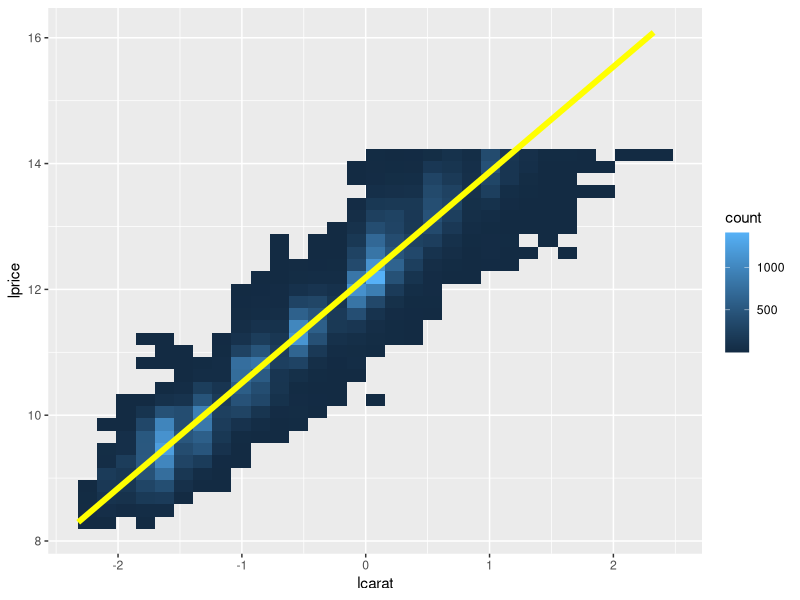
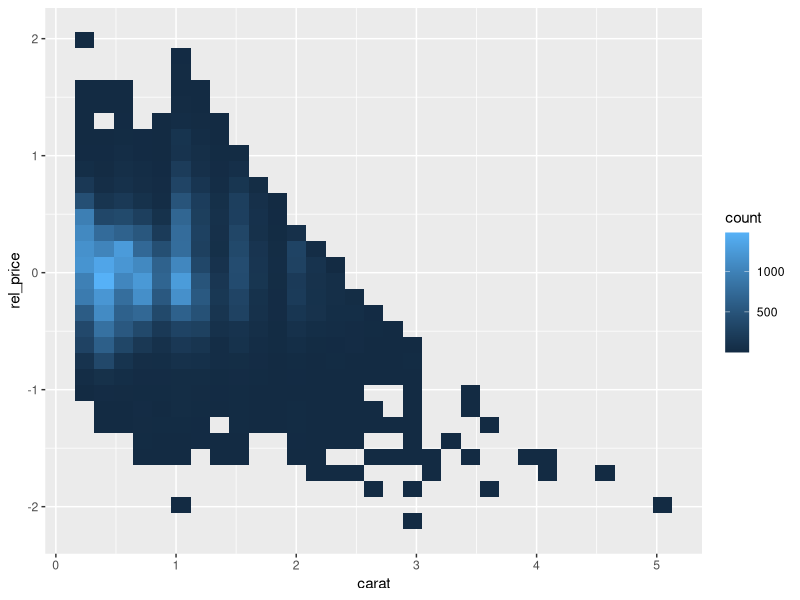
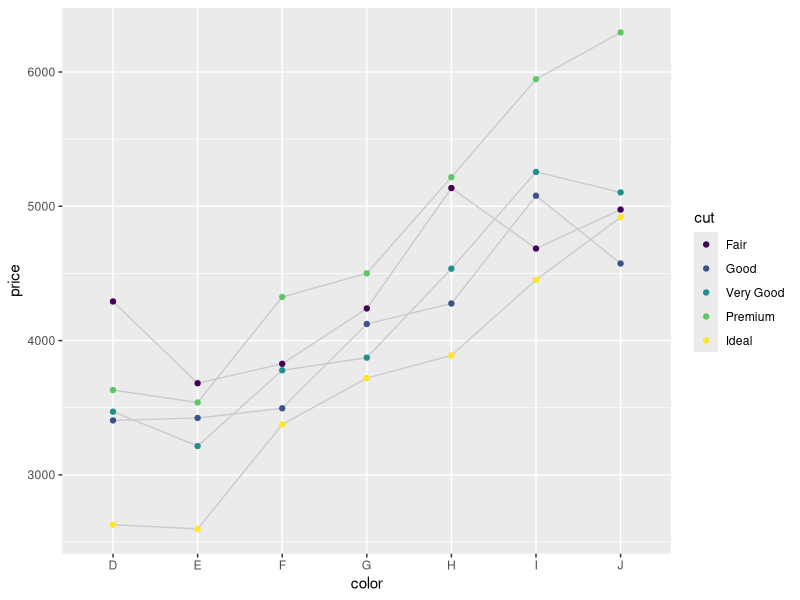
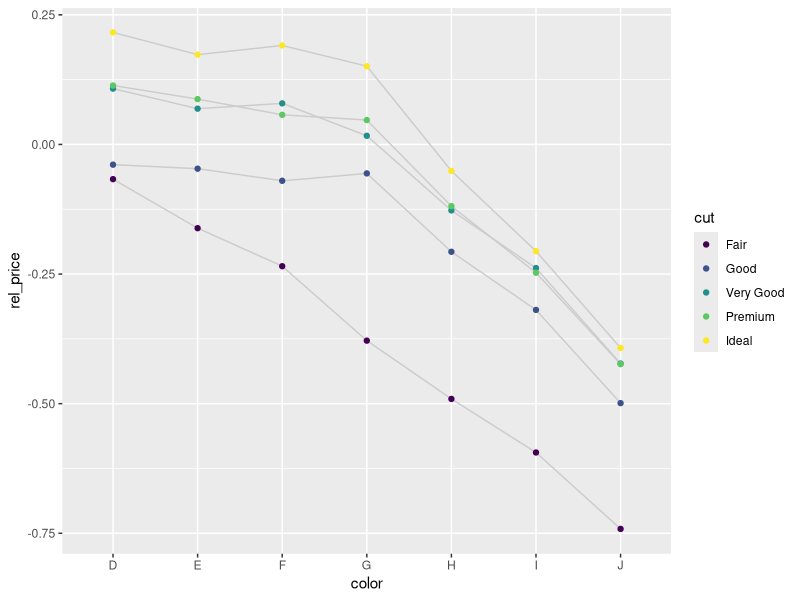
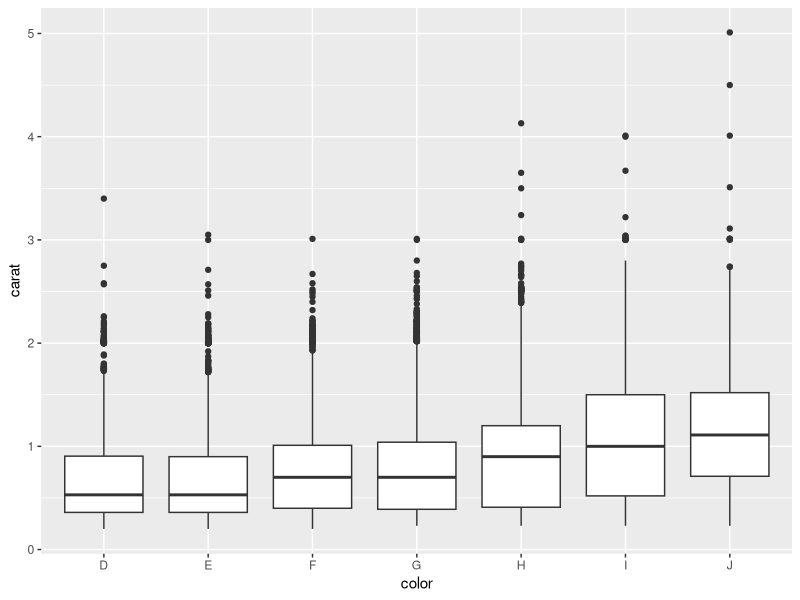
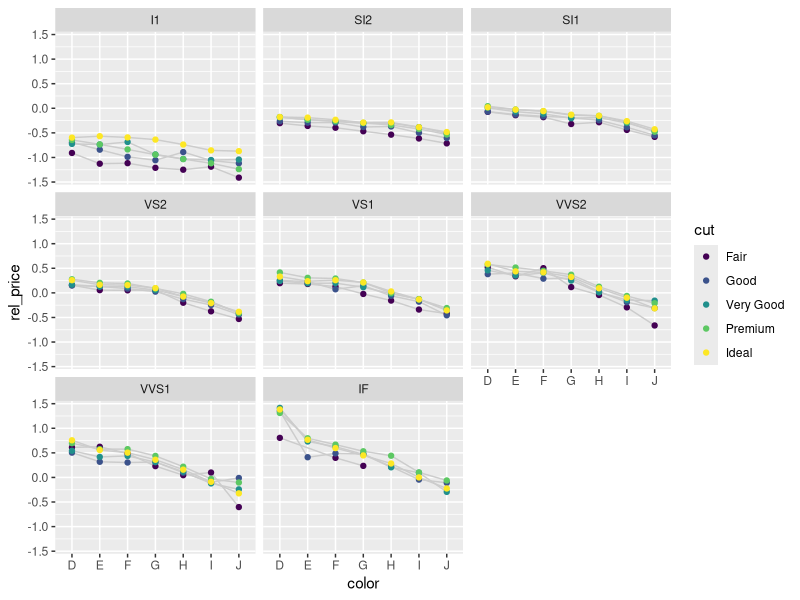
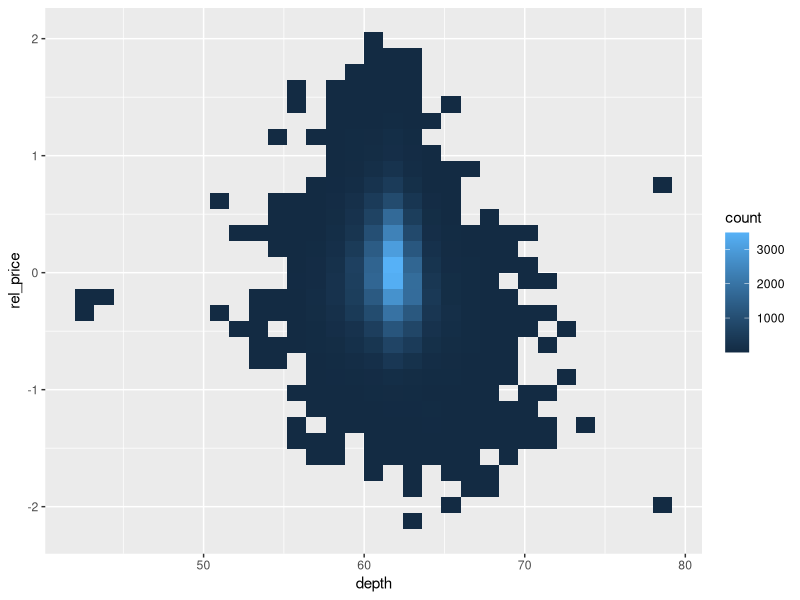
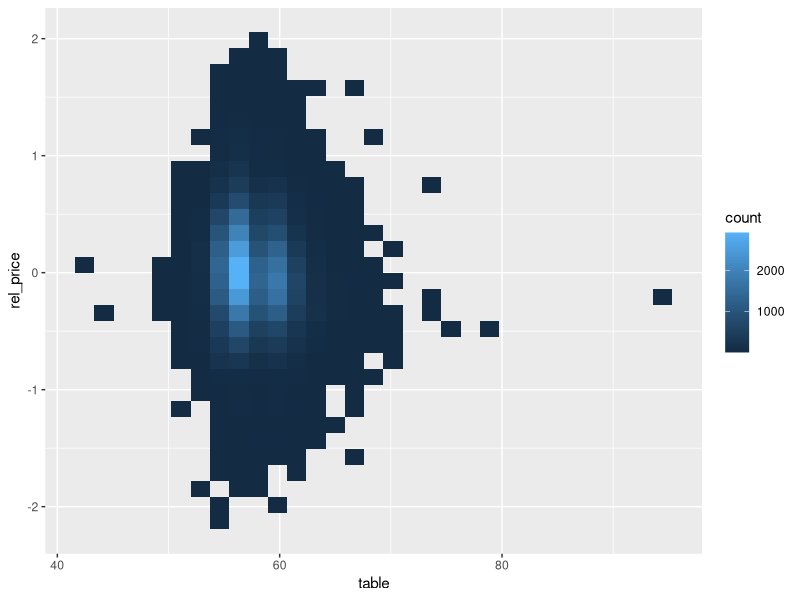

Write the R code that produced these figures, in order. (Note: this script raises an error after producing the figures.)
## ---- chunk 1
knitr::opts_chunk$set(echo = TRUE)
library(ggplot2)
library(magrittr)
library(dplyr)
## ---- chunk 2
diamonds2 <- diamonds %>% 
  mutate(
    lcarat = log2(carat),
    lprice = log2(price)
  )
diamonds2

ggplot(diamonds2, aes(lcarat,lprice)) +
  geom_bin2d() +
  geom_smooth(method="lm",se=FALSE,size=2,color="yellow")
## ---- chunk 3
mod <- lm(lprice ~ lcarat, data=diamonds2)
diamonds2 <- diamonds2 %>% mutate(rel_price = resid(mod))
diamonds2
ggplot(diamonds2,aes(carat,rel_price)) + geom_bin2d()
## ---- chunk 4
color_cut <- diamonds2 %>%
  group_by(color, cut) %>%
  summarize(
    price = mean(price),
    rel_price = mean(rel_price)
  )
color_cut
## ---- chunk 5
ggplot(color_cut, aes(color, price)) +
  geom_line(aes(group=cut), color="grey80") + 
  geom_point(aes(color = cut))
## ---- chunk 6
ggplot(color_cut, aes(color, rel_price)) +
  geom_line(aes(group = cut), color = "grey80") + 
  geom_point(aes(color=cut))
## ---- chunk 7
ggplot(diamonds, aes(color, carat)) + geom_boxplot()

## ---- chunk 8
color_cut_clarity <- diamonds2 %>%
  group_by(color, cut, clarity) %>%
  summarize(
    price = mean(price),
    rel_price = mean(rel_price)
  )
ggplot(color_cut_clarity, aes(color,rel_price)) + 
  geom_line(aes(group=cut), color="grey80") + 
  geom_point(aes(color=cut)) + 
  facet_wrap(~clarity)
## ---- chunk 9
#diamonds2
ggplot(diamonds2,aes(depth,rel_price)) +
  geom_bin2d()
## ---- chunk 10
#diamonds2
ggplot(diamonds2,aes(table,rel_price)) +
  geom_bin2d()
## ---- chunk 11
txhousing

#de-season function:
deseas <- function(x,month){
  resid(lm(x ~ factor(month), na.action = na.exclude))
}

txhousing <- txhousing %>%
  group_by(city) %>%
  mutate(rel_sales = deseas(log(sales), month))

ggplot(txhousing, aes(date,rel_sales)) + 
  geom_line(aes(group=city), alpha = 1/5) +
  #geom_line(stat = "summary", fun.y="mean", color="red")
  geom_smooth(method="loess",se=FALSE)
## ---- chunk 12
ggplot(txhousing, aes(date,rel_sales)) + 
  geom_line(aes(group=city), alpha = 1/5) +
  geom_line(stat = "summary", fun.y="mean", color="red") +
  #geom_smooth(method="loess",se=FALSE) +
  xlim(2008,2012)
## ---- chunk 13
sales2010 <- txhousing %>% filter(year==2010)
sales2010
## ---- chunk 14
summary(txhousing)

#"Months inventory": amount of time it would take to sell all current listings at current pace of sales. 
ggplot(txhousing, aes(date,log(inventory))) + 
  geom_line(aes(group=city), alpha=1/2)

#Total active listings
ggplot(txhousing, aes(date,log(listings))) +
  geom_line(aes(group=city), alpha=1/2)

#Total value of sales
ggplot(txhousing, aes(date,log(volume))) +
  geom_line(aes(group=city), alpha=1/2)

#Median sale price:
ggplot(txhousing, aes(date,log(median))) +
  geom_line(aes(group=city), alpha=1/2)
## ---- chunk 15
numDates <- txhousing %>% 
  summarize(nDates=n_distinct(date)) %>% 
  select(nDates) %>% 
  max()
numDates

cityCnts <- txhousing %>%
  na.omit() %>%
  group_by(city) %>%
  summarize(nComplete=n()) %>%
  mutate(pctComplete=nComplete/numDates)
cityCnts

ggplot(cityCnts, aes(city,pctComplete)) + 
  geom_col() +
  labs(x="City", y="% Complete") + 
  theme(axis.text.x = element_text(angle = 90, hjust = 1))

  
## ---- chunk 16
meanRelSalesData <- txhousing %>%
  group_by(date) %>%
  summarize(meanRelSales = mean(rel_sales, na.rm=TRUE))
meanRelSalesData

ggplot(txhousing, aes(date,rel_sales)) + 
  geom_line(aes(group=city), alpha = 1/5) +
  geom_line(aes(date,meanRelSales),data=meanRelSalesData,color="red")

## ---- chunk 17
#install.packages("broom")
library(broom)
## ---- chunk 18
models <- txhousing %>%
  group_by(city) %>%
  do(mod = lm(log2(sales) ~ factor(month), data = ., na.action = na.exclude))
models

model_sum <- models %>% glance(mod)
model_sum

ggplot(model_sum, aes(AIC, reorder(city,AIC))) +
  geom_point()
## ---- chunk 19
worstAIC <- c("Harlingen", "San Marcos", "Brownsville")
bestAIC <- c("Dallas", "El Paso", "Midland")
extreme <- txhousing %>% ungroup() %>%
  filter(city %in% c(worstAIC,bestAIC), !is.na(sales)) %>%
  mutate(city = factor(city, c(worstAIC, bestAIC)))

ggplot(extreme, aes(month, log(sales))) +
  geom_line(aes(group=year)) +
  facet_wrap(~city)
## ---- chunk 20
txhousing %>% ungroup() %>%
  group_by(city) %>%
  filter(city %in% c("McAllen","Bryan-College Station"), !is.na(sales)) %>%
  summarize(meanSales=mean(sales))

selectCities <- txhousing %>%
  filter(city %in% c("McAllen","Bryan-College Station"), !is.na(sales)) 

ggplot(selectCities, aes(city,sales)) + geom_boxplot()

## ---- chunk 21
selectCities <- txhousing %>%
  filter(city %in% c("McAllen","Bryan-College Station", "Lubbock", "NE Tarrant County", "Brownsville", "Harlingen"), !is.na(sales)) 

ggplot(selectCities, aes(city,sales)) + geom_boxplot()
## ---- chunk 22
models <- txhousing %>%
  group_by(city) %>%
  do(mod = lm(log2(sales) ~ factor(month) + year, data = ., na.action = na.exclude))
models

model_sum <- models %>% glance(mod)
model_sum

ggplot(model_sum, aes(r.squared, reorder(city,r.squared))) +
  geom_point()

## ---- chunk 23
models <- txhousing %>%
  group_by(city) %>%
  do(mod = lm(log2(sales) ~ factor(month), data = ., na.action = na.exclude))

model_sum <- models %>% glance(mod)
model_sum

ggplot(txhousing, aes(month, log(sales))) +
  geom_line(aes(group=year)) +
  facet_wrap(~city)
## ---- chunk 24
coefs <- models %>% tidy(mod)
coefs

#Pull out months:
months <- coefs %>%
  filter(grepl("factor",term)) %>%
  tidyr::extract(term,"month","(\\d+)", convert=TRUE)
months

#Strength of seasonal effect:
coefSummary <- months %>%
  group_by(city) %>%
  summarize(max=max(estimate))
#ggplot(coefSummary, aes(2^max, reorder(city,max))) +
#  geom_point() + 
#  ggtitle("Maximum coefficient per City")

#Extract highest and lowest seasonal effect:
top3 <- coefSummary %>% top_n(3,max)
bottom3 <- coefSummary %>% top_n(-3,max)
selectCitySummary <- rbind(top3,bottom3)

#Plot their coeficients:
ggplot(selectCitySummary, aes(2^max, reorder(city,max))) +
  geom_point() + 
  ggtitle("Maximum 2^coefficients for Cities \nwith highest and lowest seasonal effect")
## ---- chunk 25
#model_sum contains r.squared for each city 
#coefSummary contains max coef (seasonal effect)

combined <- inner_join(model_sum,coefSummary,by="city")
combined

ggplot(combined, aes(r.squared,2^max)) + 
  geom_point() +
  labs(y="Max 2^Coef (Seasonal effect)")
